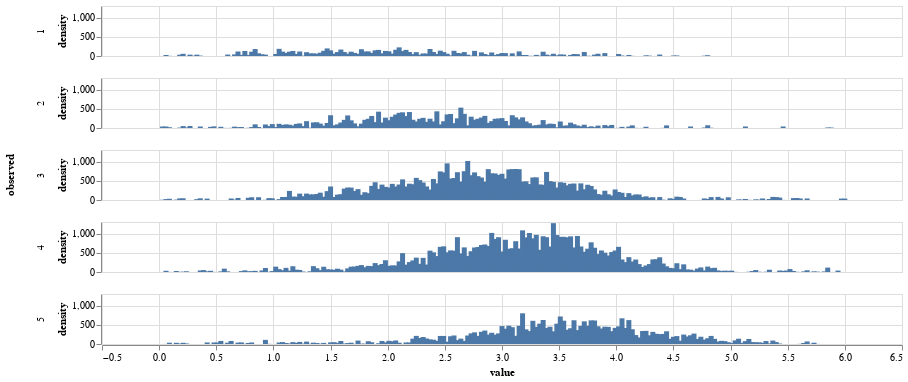

The code cell stored with this chart in its notebook:
### Markdown cell above
The code above uses altair to compute the density of fitted ratings grouped by the observed rating. For example, the third plot shows all of the movie ratings that had an observed value of 3, and it shows the density of the predicted value that the movie was given by the algorithm. Overall, we can see that the higher the observed value, the more that the distribution of ratings shifts toward higher ratings, meaning that the algorithm is working. I do notice that the observed values of 1, have a very spread out distribution which makes me believe that the algorithm is not the best at predicting lower scores. Below, I will add the counts=True to the transform_density to maybe get a better look at why this is the case.

### Code cell
alt.Chart(fit_vs_obs).transform_density(
    density='fit',
    bandwidth=0.01,
    groupby=['observed'],
    extent= [0, 6],
    counts= True
).mark_bar().encode(
    alt.X('value:Q'),
    alt.Y('density:Q'),
    alt.Row('observed:N')
).properties(width=800, height=50)

### Figure 1 — Vega-Lite specification as saved in the notebook (floating-point values rounded to 4 significant figures; data arrays with more than 128 entries replaced by an {"elided": "..."} marker saying what was removed)
{"$schema": "https://vega.github.io/schema/vega-lite/v5.16.3.json", "config": {"view": {"continuousHeight": 300, "continuousWidth": 300}}, "data": {"name": "data-393513235a312324ca0119b152b4b1a6"}, "datasets": {"data-393513235a312324ca0119b152b4b1a6": {"elided": "5000 records"}}, "encoding": {"row": {"field": "observed", "type": "nominal"}, "x": {"field": "value", "type": "quantitative"}, "y": {"field": "density", "type": "quantitative"}}, "height": 50, "mark": {"type": "bar"}, "transform": [{"bandwidth": 0.01, "counts": true, "density": "fit", "extent": [0, 6], "groupby": ["observed"]}], "width": 800}
